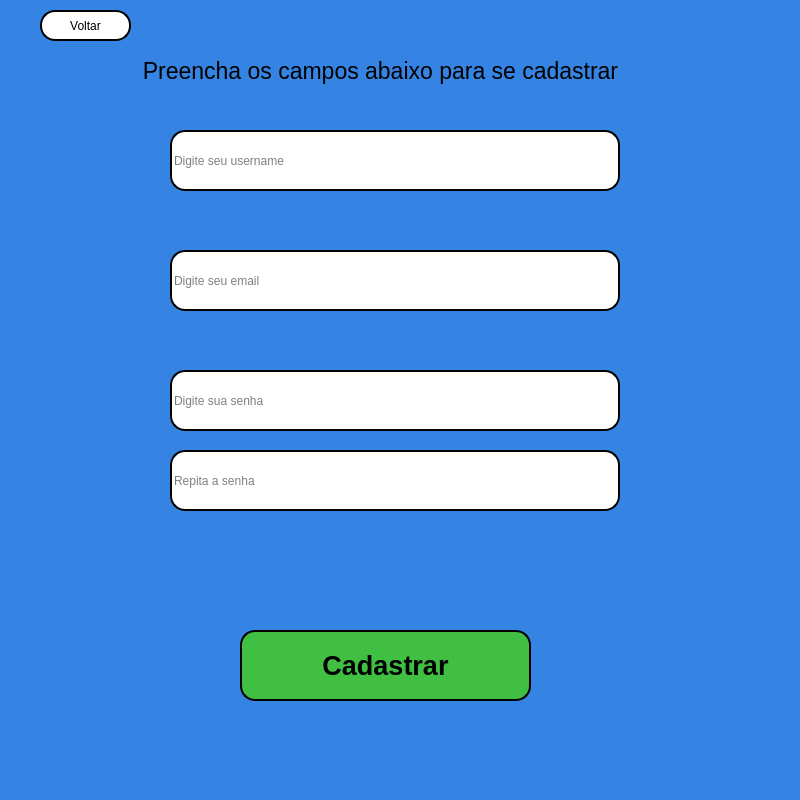
<?xml version="1.0" encoding="UTF-8"?>
<ui version="4.0">
 <class>MainWindow</class>
 <widget class="QMainWindow" name="MainWindow">
  <property name="geometry">
   <rect>
    <x>0</x>
    <y>0</y>
    <width>800</width>
    <height>800</height>
   </rect>
  </property>
  <property name="windowTitle">
   <string>MainWindow</string>
  </property>
  <property name="styleSheet">
   <string notr="true">background-color: rgb(53, 132, 228);</string>
  </property>
  <widget class="QWidget" name="centralwidget">
   <widget class="QLineEdit" name="lineEdit">
    <property name="geometry">
     <rect>
      <x>170</x>
      <y>130</y>
      <width>450</width>
      <height>61</height>
     </rect>
    </property>
    <property name="styleSheet">
     <string notr="true">background-color: rgb(255, 255, 255);
border-radius: 15px;
border-style: outset;
border-width: 2px;</string>
    </property>
    <property name="text">
     <string/>
    </property>
    <property name="alignment">
     <set>Qt::AlignJustify|Qt::AlignVCenter</set>
    </property>
    <property name="placeholderText">
     <string>Digite seu username</string>
    </property>
    <property name="cursorMoveStyle">
     <enum>Qt::VisualMoveStyle</enum>
    </property>
    <property name="clearButtonEnabled">
     <bool>true</bool>
    </property>
   </widget>
   <widget class="QLineEdit" name="lineEdit_2">
    <property name="geometry">
     <rect>
      <x>170</x>
      <y>250</y>
      <width>450</width>
      <height>61</height>
     </rect>
    </property>
    <property name="styleSheet">
     <string notr="true">background-color: rgb(255, 255, 255);
border-radius: 15px;
border-style: outset;
border-width: 2px;</string>
    </property>
    <property name="text">
     <string/>
    </property>
    <property name="alignment">
     <set>Qt::AlignJustify|Qt::AlignVCenter</set>
    </property>
    <property name="placeholderText">
     <string>Digite seu email</string>
    </property>
    <property name="clearButtonEnabled">
     <bool>true</bool>
    </property>
   </widget>
   <widget class="QLineEdit" name="lineEdit_3">
    <property name="geometry">
     <rect>
      <x>170</x>
      <y>370</y>
      <width>450</width>
      <height>61</height>
     </rect>
    </property>
    <property name="styleSheet">
     <string notr="true">background-color: rgb(255, 255, 255);
border-radius: 15px;
border-style: outset;
border-width: 2px;</string>
    </property>
    <property name="text">
     <string/>
    </property>
    <property name="alignment">
     <set>Qt::AlignJustify|Qt::AlignVCenter</set>
    </property>
    <property name="placeholderText">
     <string>Digite sua senha</string>
    </property>
    <property name="clearButtonEnabled">
     <bool>true</bool>
    </property>
   </widget>
   <widget class="QLineEdit" name="lineEdit_4">
    <property name="geometry">
     <rect>
      <x>170</x>
      <y>450</y>
      <width>450</width>
      <height>61</height>
     </rect>
    </property>
    <property name="styleSheet">
     <string notr="true">background-color: rgb(255, 255, 255);
border-radius: 15px;
border-style: outset;
border-width: 2px;</string>
    </property>
    <property name="alignment">
     <set>Qt::AlignJustify|Qt::AlignVCenter</set>
    </property>
    <property name="placeholderText">
     <string>Repita a senha</string>
    </property>
    <property name="clearButtonEnabled">
     <bool>true</bool>
    </property>
   </widget>
   <widget class="QPushButton" name="pushButton">
    <property name="geometry">
     <rect>
      <x>240</x>
      <y>630</y>
      <width>291</width>
      <height>71</height>
     </rect>
    </property>
    <property name="font">
     <font>
      <pointsize>20</pointsize>
      <weight>75</weight>
      <bold>true</bold>
     </font>
    </property>
    <property name="styleSheet">
     <string notr="true">background-color: rgb(64, 191, 67);
border-style: outset;
border-width: 2px;
border-radius: 15px;
border-color: black;</string>
    </property>
    <property name="text">
     <string>Cadastrar</string>
    </property>
   </widget>
   <widget class="QLabel" name="label">
    <property name="geometry">
     <rect>
      <x>100</x>
      <y>130</y>
      <width>61</width>
      <height>61</height>
     </rect>
    </property>
    <property name="text">
     <string/>
    </property>
    <property name="pixmap">
     <pixmap>username_pic.png</pixmap>
    </property>
    <property name="scaledContents">
     <bool>true</bool>
    </property>
   </widget>
   <widget class="QLabel" name="label_2">
    <property name="geometry">
     <rect>
      <x>100</x>
      <y>250</y>
      <width>61</width>
      <height>61</height>
     </rect>
    </property>
    <property name="text">
     <string/>
    </property>
    <property name="pixmap">
     <pixmap>email_pic.png</pixmap>
    </property>
    <property name="scaledContents">
     <bool>true</bool>
    </property>
   </widget>
   <widget class="QLabel" name="label_3">
    <property name="geometry">
     <rect>
      <x>100</x>
      <y>400</y>
      <width>61</width>
      <height>61</height>
     </rect>
    </property>
    <property name="text">
     <string/>
    </property>
    <property name="pixmap">
     <pixmap>senha_pic.png</pixmap>
    </property>
    <property name="scaledContents">
     <bool>true</bool>
    </property>
   </widget>
   <widget class="QLabel" name="label_5">
    <property name="geometry">
     <rect>
      <x>90</x>
      <y>50</y>
      <width>581</width>
      <height>41</height>
     </rect>
    </property>
    <property name="font">
     <font>
      <pointsize>17</pointsize>
     </font>
    </property>
    <property name="text">
     <string>Preencha os campos abaixo para se cadastrar</string>
    </property>
    <property name="alignment">
     <set>Qt::AlignCenter</set>
    </property>
   </widget>
   <widget class="QLabel" name="label_6">
    <property name="geometry">
     <rect>
      <x>170</x>
      <y>210</y>
      <width>451</width>
      <height>20</height>
     </rect>
    </property>
    <property name="text">
     <string/>
    </property>
    <property name="alignment">
     <set>Qt::AlignCenter</set>
    </property>
   </widget>
   <widget class="QLabel" name="label_7">
    <property name="geometry">
     <rect>
      <x>170</x>
      <y>330</y>
      <width>451</width>
      <height>20</height>
     </rect>
    </property>
    <property name="text">
     <string/>
    </property>
    <property name="alignment">
     <set>Qt::AlignCenter</set>
    </property>
   </widget>
   <widget class="QLabel" name="label_8">
    <property name="geometry">
     <rect>
      <x>170</x>
      <y>530</y>
      <width>451</width>
      <height>41</height>
     </rect>
    </property>
    <property name="font">
     <font>
      <pointsize>16</pointsize>
     </font>
    </property>
    <property name="text">
     <string/>
    </property>
    <property name="alignment">
     <set>Qt::AlignCenter</set>
    </property>
   </widget>
   <widget class="QPushButton" name="pushButton_2">
    <property name="geometry">
     <rect>
      <x>40</x>
      <y>10</y>
      <width>91</width>
      <height>31</height>
     </rect>
    </property>
    <property name="cursor">
     <cursorShape>PointingHandCursor</cursorShape>
    </property>
    <property name="styleSheet">
     <string notr="true">background-color: rgb(246, 211, 45);
border-style: outset;
border-width: 2px;
border-radius: 15px;
border-color: black;
background-color: rgb(255, 255, 255);</string>
    </property>
    <property name="text">
     <string>Voltar</string>
    </property>
   </widget>
   <zorder>label_3</zorder>
   <zorder>label_2</zorder>
   <zorder>label</zorder>
   <zorder>lineEdit</zorder>
   <zorder>lineEdit_2</zorder>
   <zorder>lineEdit_3</zorder>
   <zorder>lineEdit_4</zorder>
   <zorder>pushButton</zorder>
   <zorder>label_5</zorder>
   <zorder>label_6</zorder>
   <zorder>label_7</zorder>
   <zorder>label_8</zorder>
   <zorder>pushButton_2</zorder>
  </widget>
  <widget class="QMenuBar" name="menubar">
   <property name="geometry">
    <rect>
     <x>0</x>
     <y>0</y>
     <width>800</width>
     <height>22</height>
    </rect>
   </property>
  </widget>
  <widget class="QStatusBar" name="statusbar"/>
 </widget>
 <resources/>
 <connections/>
</ui>
